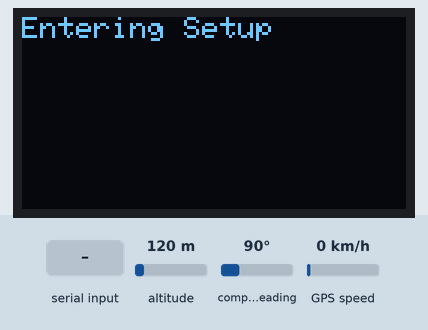
The sketch below on a simulated Arduino Mega 2560, built with avr-gcc and run on an emulated ATmega2560. Parts: 128×64 one-colour display. The test bench sets the inputs (shaded band); at power-on: compass heading 90°, GPS speed 0 km/h, altitude 120 m. The GPS gets a fix after 3 s at 37.7749, -122.4194 with 8 satellites; what the sketch prints to the serial monitor is not drawn.

Above: at 0.1 s.
At 2.7 s:
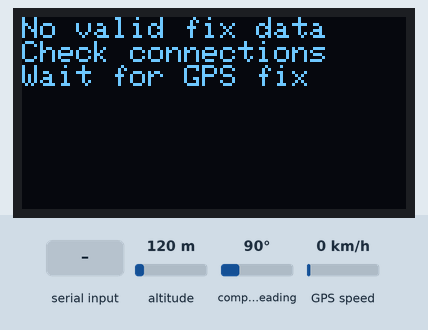
2.8 s: compass heading set to 269°
At 4.7 s:
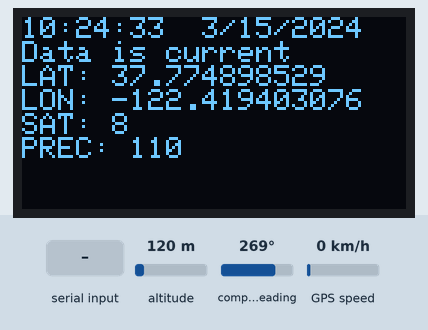
6.8 s: "1" received over the second serial link
10.0 s: GPS speed set to 30 km/h
Timing chart, 0 to 13.0 s (numbered marks = the images above; inputs shaded):
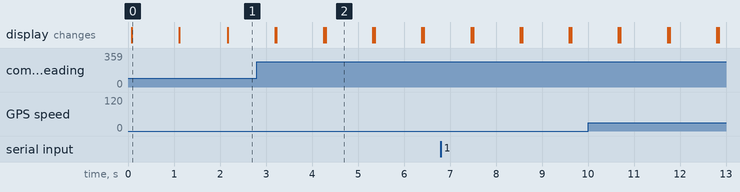

The sketch:

TinyGPS_simple_test_with_screen.ino
```cpp
#include <TinyGPS.h>
#include <SPI.h>
#include <Wire.h>
#include <Adafruit_GFX.h>
#include <Adafruit_SSD1306.h>

#define SCREEN_WIDTH 128 // OLED display width, in pixels
#define SCREEN_HEIGHT 64 // OLED display height, in pixels

// Declaration for an SSD1306 display connected to I2C (SDA, SCL pins)
#define OLED_RESET     4 // Reset pin # (or -1 if sharing Arduino reset pin)

bool USB_Serial = true; //do we want to have USB serial? needed for anything you want to print ot the computer
bool USB_wait = false; //wait for USB to ininitialize (open serial port) before executing rest of code?
bool print_chars = true; //print NMEA chars as they come in
bool print_data = false; //print the lat, lon, age, fix data
bool print_stats = false; //print the statistics of the messages received

Adafruit_SSD1306 display(SCREEN_WIDTH, SCREEN_HEIGHT, &Wire, OLED_RESET);
TinyGPS gps;

void setup()
{
  if (USB_Serial) {
    Serial.begin(115200); //begin USB Serial
    if (USB_wait) {
      while (!Serial) {
        delay(1);
      }
    }
  }

  //setup display
  if (!display.begin(SSD1306_SWITCHCAPVCC, 0x3C)) { // Address 0x3C for 128x64
    Serial.println(F("SSD1306 allocation failed"));
    for (;;); // Don't proceed, loop forever
  }
  display.clearDisplay();
  display.setTextSize(1);      // Normal 1:1 pixel scale
  display.setTextColor(SSD1306_WHITE); // Draw white text
  display.setCursor(0, 0);     // Start at top-left corner
  display.cp437(true);         // Use full 256 char 'Code Page 437' font
  display.display();
  display.println("Entering Setup");
  display.display();


  Serial1.begin(9600); //begin Serial1
  if (USB_Serial) {
    Serial.print("Simple TinyGPS library v. "); Serial.println(TinyGPS::library_version());
    Serial.println("by Mikal Hart");
    Serial.println();
  }

  delay(1000);
  display.clearDisplay();
  display.setCursor(0, 0);     // Start at top-left corner
  display.display();
}

void loop()
{
  bool newData = false;
  unsigned long chars;
  unsigned short sentences, failed;
  display.clearDisplay();
  display.setCursor(0, 0);
  display.println("GPS Data\n");

  // For one second we parse GPS data and report some key values
  for (unsigned long start = millis(); millis() - start < 1000;)
  {
    while (Serial1.available())
    {
      char c = Serial1.read();
      if (USB_Serial && print_chars) {
        Serial.write(c); // uncomment this line if you want to see the GPS data flowing
      }
      if (gps.encode(c)) // Did a new valid sentence come in?
        newData = true;
      else {

      }
    }
  }

  //clear for a split second to prevent burn in
  display.clearDisplay();
  display.display();
  display.setCursor(0, 0);

  if (newData)
  {
    float flat, flon;
    unsigned long age;
    int year;
    byte month, day, hour, minute, second, hundredths;

    gps.f_get_position(&flat, &flon, &age);
    gps.crack_datetime(&year, &month, &day,
                       &hour, &minute, &second, &hundredths, &age);
    if (USB_Serial && print_data) {
      Serial.print("LAT=");
      Serial.print(flat == TinyGPS::GPS_INVALID_F_ANGLE ? 0.0 : flat, 6);
      Serial.print(" LON=");
      Serial.print(flon == TinyGPS::GPS_INVALID_F_ANGLE ? 0.0 : flon, 6);
      Serial.print(" SAT=");
      Serial.print(gps.satellites() == TinyGPS::GPS_INVALID_SATELLITES ? 0 : gps.satellites());
      Serial.print(" PREC=");
      Serial.print(gps.hdop() == TinyGPS::GPS_INVALID_HDOP ? 0 : gps.hdop());
    }
    display.printf("%02d:%02d:%02d  ", hour, minute, second);
    display.printf("%d/%d/%d\n", month, day, year);
    if (age == TinyGPS::GPS_INVALID_AGE) {
      display.println("No fix detected");
    }
    else if (age > 5000) {
      display.println("Warning: stale data?");
    }
    else {
      display.println("Data is current");
    }
    //    display.println("\n");

    display.print("LAT: ");
    display.println(flat == TinyGPS::GPS_INVALID_F_ANGLE ? 0.0 : flat, 9);
    display.print("LON: ");
    display.println(flon == TinyGPS::GPS_INVALID_F_ANGLE ? 0.0 : flon, 9);
    display.print("SAT: ");
    display.println(gps.satellites() == TinyGPS::GPS_INVALID_SATELLITES ? 0 : gps.satellites());
    display.print("PREC: ");
    display.println(gps.hdop() == TinyGPS::GPS_INVALID_HDOP ? 0 : gps.hdop());
    display.display();
  }
  else {
    display.println("No valid fix data");
    display.println("Check connections");
    display.println("Wait for GPS fix");
    display.display();
  }

  gps.stats(&chars, &sentences, &failed);
  if (USB_Serial && print_stats) {
    Serial.print(" CHARS = ");
    Serial.print(chars);
    Serial.print(" SENTENCES = ");
    Serial.print(sentences);
    Serial.print(" CSUM ERR = ");
    Serial.println(failed);
    if (chars == 0)
      Serial.println("** No characters received from GPS: check wiring **");
  }

}
```

Measured:
- what the display in image 0 shows lasts 1.0 s, from 0.1 s to 1.1 s
